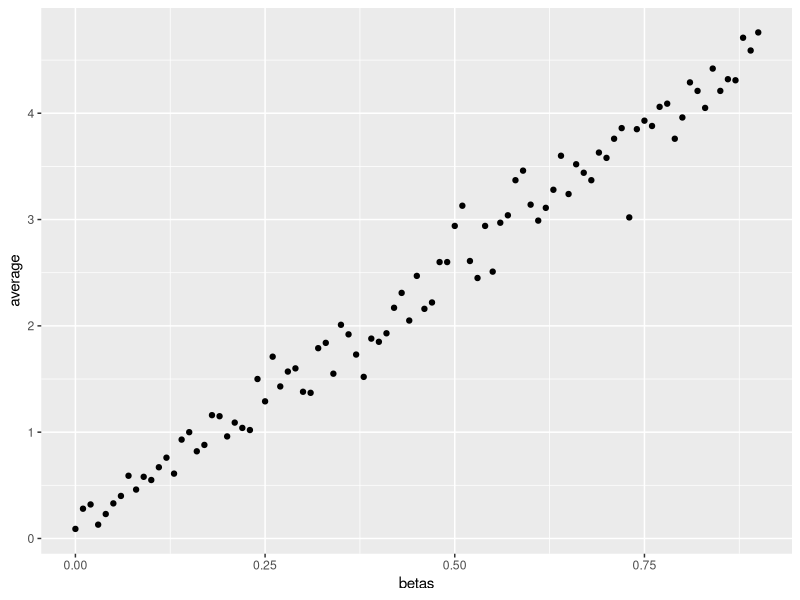

Source code (R): (Note: this script raises an error after producing the figure.)
## ---- chunk 1
knitr::opts_chunk$set(echo = TRUE)
## ---- chunk 2
library(tidyverse)
## ---- chunk 3


set.seed(0)

n<-1000

sample_X<-data.frame(U=runif(n))%>%
  mutate(X=case_when(
    (0<=U)&(U<0.25)~1,
    (0.25<=U)&(U<0.5)~5,
    (0.5<=U)&(U<=1)~0))%>%
  pull(X)

## ---- chunk 4
sample_X_015 = function(alpha,beta,n){
  sample_X<-data.frame(U=runif(n))%>%
  mutate(X=case_when(
    (0<=U)&(U<alpha)~1,
    (alpha<=U)&(U<beta+alpha)~5,
    (beta+alpha<=U)&(U<=1)~0))%>%
  pull(X)
}

sample = sample_X_015(0.5,0.1,10000)
sample_avg = mean(sample)
sample_avg
## ---- chunk 5
sample_var = var(sample)
sample_var
## ---- chunk 6


sample_X_2 = function(beta){
  sample_X<-data.frame(U=runif(100))%>%
  mutate(X=case_when(
    (0<=U)&(U<0.1)~1,
    (0.1<=U)&(U<beta+0.1)~5,
    (beta+0.1<=U)&(U<=1)~0))%>%
  pull(X)
}

betas <- seq(0,0.9,0.01)
df1 <- data.frame(betas)%>%
  mutate(samples=map(betas,sample_X_2))%>%
  mutate(average=map_dbl(samples,mean))
  
ggplot(data=df1, aes(x=betas, y=average))+ geom_point()

## ---- chunk 7
x = seq(-4,6,0.01)
pnorm1 = pnorm(x,mean=1,sd=sqrt(1))
pnorm2 = pnorm(x,mean=1,sd=sqrt(2))
pnorm3 = pnorm(x,mean=1,sd=sqrt(3))

qnorm_df = data.frame(x,pnorm1,pnorm2,norm3)%>%
  pivot_longer(!x,names_to="Variance",values_to="CDF")
ggplot(data=qnorm_df, aes(x=x, y=CDF, colour=Variance, linetype=Variance))+ geom_line()

## ---- chunk 8
x = seq(0,1,0.01)
qnorm1 = qnorm(x,mean=1,sd=sqrt(1))
qnorm2 = qnorm(x,mean=1,sd=sqrt(2))
qnorm3 = qnorm(x,mean=1,sd=sqrt(3))

norm_df = data.frame(x,qnorm1,qnorm2,qnorm3)%>%
  pivot_longer(!x,names_to="Variance",values_to="Density")
ggplot(data=norm_df, aes(x=x, y=Density, colour=Variance))+ geom_line()

## ---- chunk 9
set.seed(0)
standardGaussianSample <- rnorm(100)
mean1Var3GaussianSampleA <- 1 + sqrt(3)*standardGaussianSample

 set.seed(0)
mean1Var3GaussianSampleB <- rnorm(100, 1, sqrt(3))

all.equal(mean1Var3GaussianSampleA,mean1Var3GaussianSampleB)
## ---- chunk 10
x=seq(-5,7,0.1)
density = dnorm(x,mean=1,sd=sqrt(3))

normframe = data.frame(x,density)
sampleframe = data.frame(mean1Var3GaussianSampleA)

trueVarPlot <- ggplot()+geom_line(data=normframe, aes(x=x, y=density, colour="blue"))+geom_density(data=sampleframe,aes(x=mean1Var3GaussianSampleA, colour="red"))


trueVarPlot#+samplePlot
## ---- chunk 11
samplePlot
## ---- chunk 12
set.seed(0)
n=50
p=0.7
x=seq(1,50)
binom_df = data.frame(x,pmf=dbinom(x,n,p))
head(binom_df,3)
## ---- chunk 13
x1=seq(0,50,0.01)
m=50*0.7
s=sqrt(50*0.7*(1-0.7))

gaussian_df=data.frame(x1,pdf=dnorm(x1,m,s))
head(norm_df,3)
## ---- chunk 14
colors<-c("Gaussian pdf"="red", "Binomial pmf"="blue")
fill<-c("Gaussian pdf"="white", "Binomial pmf"="white")

ggplot()+labs(x="x",y="Probability")+theme_bw()+geom_line(data=gaussian_df,aes(x1,y=pdf,color="Gaussian pdf"),size=2)+
# create plot of Gaussian density
  geom_col(data=binom_df,aes(x=x,y=pmf,color="Binomial pmf",fill="Binomial pmf"))+
  scale_color_manual(name = "", values=colors)+
  scale_fill_manual(name = "", values=fill)+
  xlim(c(20,50))

## ---- chunk 15
my_cdf_exp <- function(x,lambda){
  if(x<0){
    return(0)
  }else{
  return(1-exp(-lambda*x))
}}

lambda<-1/2
map_dbl(.x=seq(-1,4),.f=~my_cdf_exp(x=.x,lambda=lambda))
## ---- chunk 16
test_inputs<-seq(-1,10,0.1)
my_cdf_output<-map_dbl(.x=test_inputs,.f=~my_cdf_exp(x=.x,lambda=lambda))
inbuilt_cdf_output<-map_dbl(.x=test_inputs,.f=~pexp(q=.x,rate=lambda))
all.equal(my_cdf_output,inbuilt_cdf_output)
## ---- chunk 17
 my_quantile_exp <- function(p, lambda){
     return((-1/lambda)*log(1-p))
 }


test_inputs<-seq(0,1,0.01)
my_quant_output<-map_dbl(.x=test_inputs,.f=~my_quantile_exp(p=.x,lambda=lambda))
inbuilt_quant_output<-map_dbl(.x=test_inputs,.f=~qexp(p=.x,rate=lambda))
all.equal(my_quant_output,inbuilt_quant_output)
